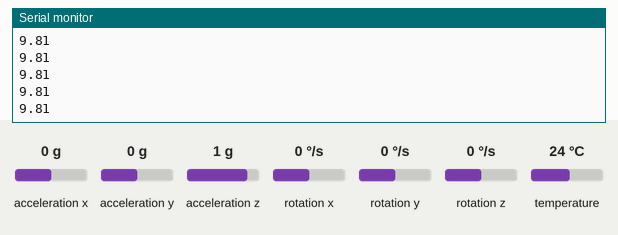
This sketch was run on a simulated Arduino Leonardo, built with avr-gcc and run on an emulated ATmega32U4. Shown: the last lines printed to the serial monitor. The test bench sets the inputs (shaded band); at power-on: acceleration z 1 g, acceleration x 0 g, acceleration y 0 g, rotation x 0 °/s, rotation y 0 °/s, rotation z 0 °/s, temperature 24 °C.

Above: at 1.3 s.
1.4 s: acceleration z set to 1.4 g
At 2.0 s:
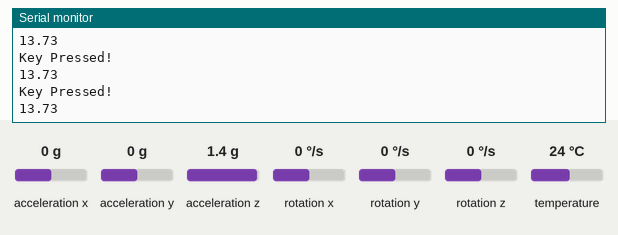
2.9 s: acceleration z set to -1.4 g
At 4.0 s:
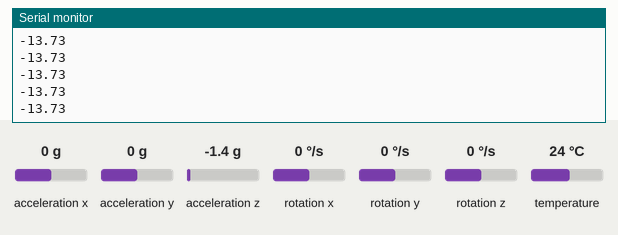
Timing chart, 0 to 5.9 s (numbered marks = the images above; inputs shaded):
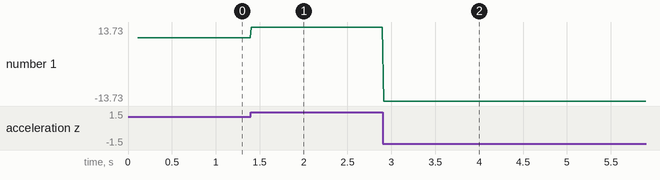

The sketch:

ReFlexIMU.ino
```cpp
// Basic demo for accelerometer readings from Adafruit MPU6050

#include <Adafruit_MPU6050.h>
#include <Adafruit_Sensor.h>
#include <Wire.h>

Adafruit_MPU6050 mpu;
const double threshold = 12.0;

void setup(void) {
  Serial.begin(115200);
  while (!Serial) {
    delay(10); // will pause Zero, Leonardo, etc until serial console opens
  }

  // Try to initialize!
  if (!mpu.begin()) {
    Serial.println("Failed to find MPU6050 chip");
    while (1) {
      delay(10);
    }
  }

  mpu.setAccelerometerRange(MPU6050_RANGE_4_G);
  mpu.setGyroRange(MPU6050_RANGE_250_DEG);
  mpu.setFilterBandwidth(MPU6050_BAND_21_HZ); // Low-Pass Filter w/ Freq. Cutoff of 21Hz
  Serial.println("");
  delay(100);
}

void loop() {

  /* Get new sensor events with the readings */
  sensors_event_t a, g, temp;
  mpu.getEvent(&a, &g, &temp);

  if (a.acceleration.z > threshold) {
    Serial.println("Key Pressed!");
  }

  /* Print out the values */
  //Serial.print(a.acceleration.x);
  //Serial.print(",");
  //Serial.print(a.acceleration.y);
  //Serial.print(",");
  Serial.println(a.acceleration.z);
  //Serial.print(", ");
  //Serial.print(g.gyro.x);
  //Serial.print(",");
  //Serial.print(g.gyro.y);
  //Serial.print(",");
  //Serial.print(g.gyro.z);
  //Serial.println("");

  delay(10);
}
```

Measured:
- after the input at 1.4 s, the serial monitor: prints a new line at once (image 1)
- after the input at 2.9 s, the serial monitor: prints a new line at once (image 2)
- plotted number 1: 9.81 → 13.73 after the input at 1.4 s, 13.73 → -13.73 after the input at 2.9 s
